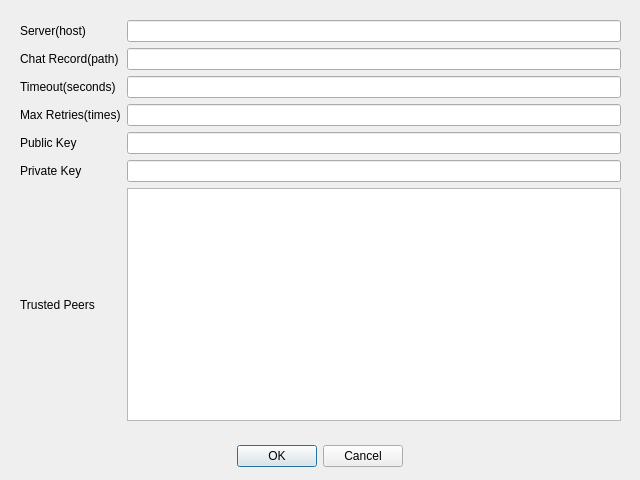
<?xml version="1.0" encoding="UTF-8"?>
<ui version="4.0">
 <class>SettingDialog</class>
 <widget class="QDialog" name="SettingDialog">
  <property name="geometry">
   <rect>
    <x>0</x>
    <y>0</y>
    <width>640</width>
    <height>480</height>
   </rect>
  </property>
  <property name="windowTitle">
   <string>Settings</string>
  </property>
  <widget class="QDialogButtonBox" name="confirmButtonBox">
   <property name="geometry">
    <rect>
     <x>0</x>
     <y>440</y>
     <width>640</width>
     <height>32</height>
    </rect>
   </property>
   <property name="standardButtons">
    <set>QDialogButtonBox::Cancel|QDialogButtonBox::Ok</set>
   </property>
   <property name="centerButtons">
    <bool>true</bool>
   </property>
  </widget>
  <widget class="QWidget" name="gridLayoutWidget">
   <property name="geometry">
    <rect>
     <x>20</x>
     <y>20</y>
     <width>601</width>
     <height>401</height>
    </rect>
   </property>
   <layout class="QGridLayout" name="gridLayout">
    <item row="2" column="1">
     <widget class="QLineEdit" name="timeoutLineEdit"/>
    </item>
    <item row="5" column="1">
     <widget class="QLineEdit" name="privateKeyLineEdit"/>
    </item>
    <item row="1" column="1">
     <widget class="QLineEdit" name="chatRecordLineEdit"/>
    </item>
    <item row="5" column="0">
     <widget class="QLabel" name="privateKeyLabel">
      <property name="text">
       <string>Private Key</string>
      </property>
     </widget>
    </item>
    <item row="3" column="0">
     <widget class="QLabel" name="maxRetriesLabel">
      <property name="text">
       <string>Max Retries(times)</string>
      </property>
     </widget>
    </item>
    <item row="4" column="0">
     <widget class="QLabel" name="publicKeyLabel">
      <property name="text">
       <string>Public Key</string>
      </property>
     </widget>
    </item>
    <item row="3" column="1">
     <widget class="QLineEdit" name="maxRetriesLineEdit"/>
    </item>
    <item row="0" column="1">
     <widget class="QLineEdit" name="serverLineEdit"/>
    </item>
    <item row="0" column="0">
     <widget class="QLabel" name="serverLabel">
      <property name="text">
       <string>Server(host)</string>
      </property>
     </widget>
    </item>
    <item row="4" column="1">
     <widget class="QLineEdit" name="publicKeyLineEdit"/>
    </item>
    <item row="2" column="0">
     <widget class="QLabel" name="timeoutLabel">
      <property name="text">
       <string>Timeout(seconds)</string>
      </property>
     </widget>
    </item>
    <item row="1" column="0">
     <widget class="QLabel" name="chatRecordLabel">
      <property name="text">
       <string>Chat Record(path)</string>
      </property>
     </widget>
    </item>
    <item row="6" column="0">
     <widget class="QLabel" name="trustedPeers">
      <property name="text">
       <string>Trusted Peers</string>
      </property>
     </widget>
    </item>
    <item row="6" column="1">
     <widget class="QTableView" name="trustedPeersTableView"/>
    </item>
   </layout>
  </widget>
 </widget>
 <resources/>
 <connections>
  <connection>
   <sender>confirmButtonBox</sender>
   <signal>accepted()</signal>
   <receiver>SettingDialog</receiver>
   <slot>accept()</slot>
   <hints>
    <hint type="sourcelabel">
     <x>248</x>
     <y>254</y>
    </hint>
    <hint type="destinationlabel">
     <x>157</x>
     <y>274</y>
    </hint>
   </hints>
  </connection>
  <connection>
   <sender>confirmButtonBox</sender>
   <signal>rejected()</signal>
   <receiver>SettingDialog</receiver>
   <slot>reject()</slot>
   <hints>
    <hint type="sourcelabel">
     <x>316</x>
     <y>260</y>
    </hint>
    <hint type="destinationlabel">
     <x>286</x>
     <y>274</y>
    </hint>
   </hints>
  </connection>
 </connections>
</ui>
